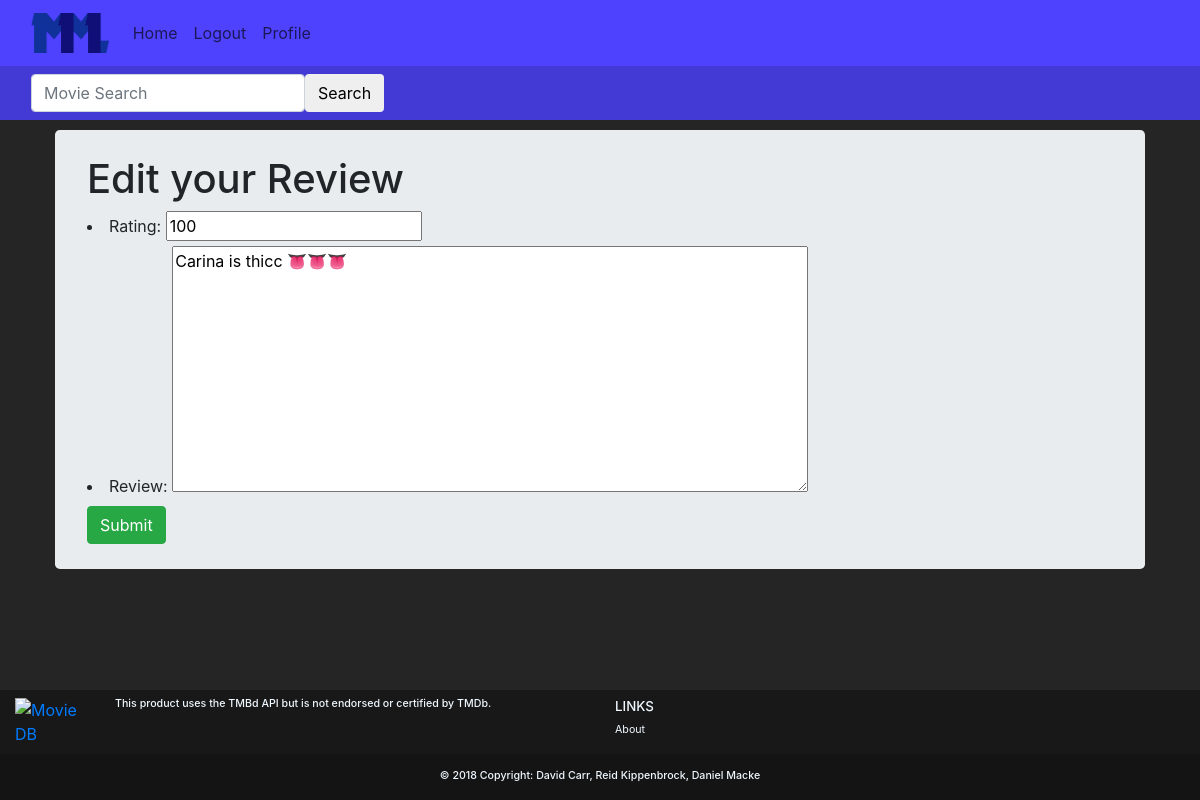
The page /movies/edit_review/?review_key=6 (signed in) on the database as committed earlier.
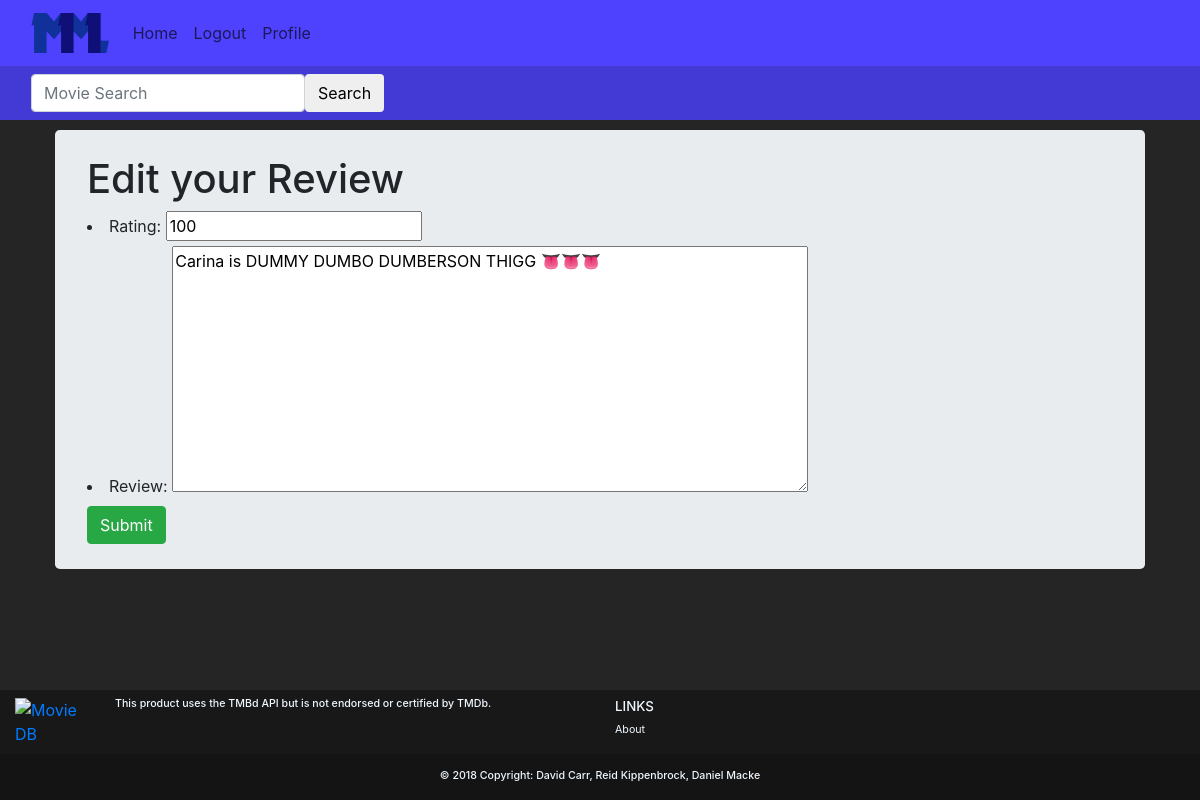
The same page on the database as committed later.
### movies/models.py (models this page shows)
class MovieReview(models.Model):
    user = models.ForeignKey(User,on_delete=models.CASCADE,default=1)
    movie_id = models.IntegerField(default=0)
    movie_title = models.CharField(max_length=50, default='')
    rating = models.IntegerField(
        default=0,
        validators=[
            MaxValueValidator(100),
            MinValueValidator(0)
        ]
    )
    review = models.CharField(max_length=1000, default='')

### movies/views.py (the view)
# urls.py: path('edit_review/',views.edit_review_view, name='edit_review'),
def edit_review_view(request):
    if not request.user.is_authenticated:
        return redirect('/account/login/')
    if request.method == "POST":
        review_id = request.POST.get('review_id')
        review = get_object_or_404(MovieReview,pk=review_id)
        form = write_review(request.POST, instance=review)
        if form.is_valid():
            form.save()
            return redirect('/account/profile/?p='+request.user.username)
        else:
            args= {'form':form,'id':review_id}
            return render(request,'movies/edit_review.html',args)
    else:
        review_id = request.GET.get('review_key')
        review = get_object_or_404(MovieReview,pk=review_id)
        if review.user != request.user:
            return redirect('/')
        form = write_review(instance=review)
        args = {'form':form,'id': review_id}
        return render(request,'movies/edit_review.html',args)

### movies/forms.py
class write_review(forms.ModelForm):
    review = forms.CharField(widget=forms.Textarea(attrs={'rows':10,'cols':60}))
    rating = forms.IntegerField()
    class Meta:
        model=MovieReview
        fields=('rating','review')
        field_order=('rating','review')

### movies/templates/movies/edit_review.html (shortened to what this page needs)
{% extends 'base.html' %}
{% block body %}
  <div class="container">
    <div class="jumbotron">
      <h1> Edit your Review </h1>
      <form method="post">
        {{form.as_ul}}
        <button type = "submit" class="btn btn-success">Submit</button>
      </form>
    </div>
  </div>
{% endblock %}

Rows that differ between the two databases and show on the page:
changed MovieReview: review "Carina is thicc 👅👅👅" → "Carina is DUMMY DUMBO DUMBERSON THIGG 👅👅👅"
